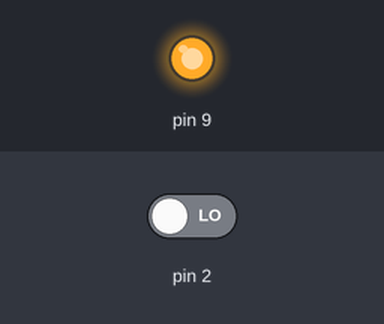
Bench run of a sketch on a simulated Arduino Uno, built with avr-gcc and run on an emulated ATmega328P. Parts: output pins drawn as LEDs (lit = HIGH). The test bench sets the inputs (shaded band); at power-on: pin 2 LOW.

Above: at 1.2 s.
1.3 s: pin 2 driven HIGH
At 1.9 s:
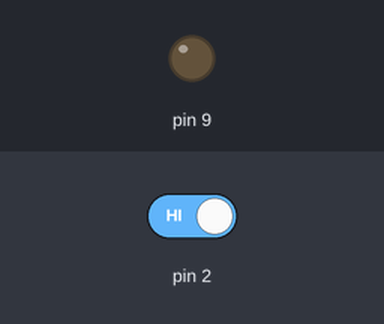
2.8 s: pin 2 driven LOW
At 4.2 s:
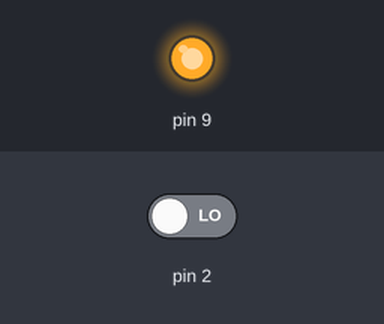
Timing chart, 0 to 5.8 s (numbered marks = the images above; inputs shaded):
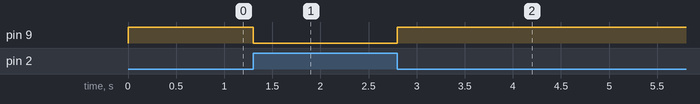

The sketch:

Photo_Interrupter_Code.ino
```cpp
int sensorRead = 1;

void setup() {
  pinMode(2, INPUT);
  pinMode(9, OUTPUT);
}

void loop() {
  sensorRead = digitalRead(2);

  if (sensorRead > 0) {
    digitalWrite(9, LOW);
  }
  else {
    digitalWrite(9, HIGH);
  }
}
```

Measured:
- after the input at 1.3 s, pin 9: HIGH → LOW at once
- after the input at 2.8 s, pin 9: LOW → HIGH at once
